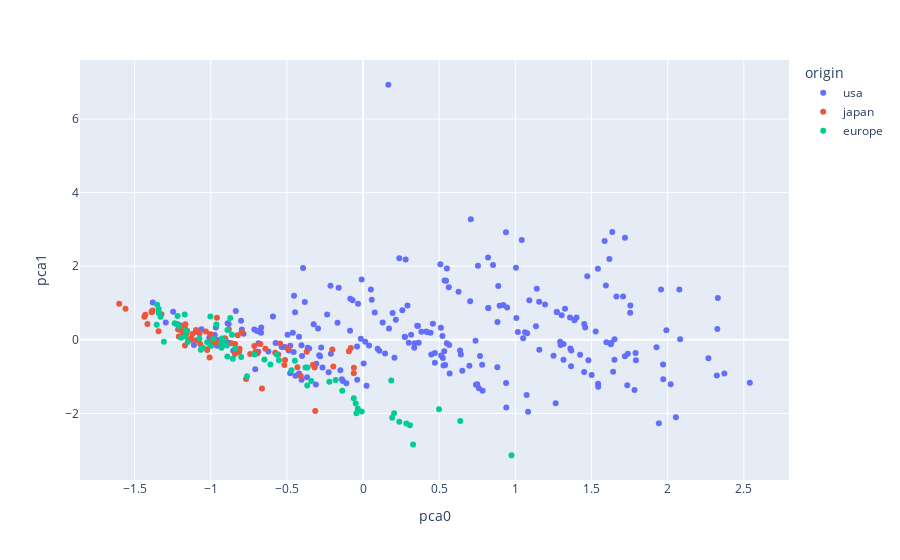

The cell this chart's notebook holds for it:
### Code cell
pca = PCA(whiten = True)
y = pca.fit_transform(df_car_x.values)

df_car['pca0'] = y[:,0]
df_car['pca1'] = y[:,1]

fig = px.scatter(df_car, x = 'pca0', y = 'pca1', hover_data = ['origin', 'name'], color = 'origin')
fig.show()

### Figure 1 — Plotly figure (JSON) as saved in the notebook; plotly's stock layout.template omitted (floating-point values rounded to 4 significant figures; data arrays with more than 128 entries replaced by an {"elided": "..."} marker saying what was removed)
{"data": [{"customdata": {"elided": "245x2 str values"}, "hovertemplate": "origin=%{customdata[0]}<br>pca0=%{x}<br>pca1=%{y}<br>name=%{customdata[1]}<extra></extra>", "legendgroup": "usa", "marker": {"color": "#636efa", "symbol": "circle"}, "mode": "markers", "name": "usa", "orientation": "v", "showlegend": true, "type": "scatter", "x": {"elided": "245 float values"}, "xaxis": "x", "y": {"elided": "245 float values"}, "yaxis": "y"}, {"customdata": {"elided": "79x2 str values"}, "hovertemplate": "origin=%{customdata[0]}<br>pca0=%{x}<br>pca1=%{y}<br>name=%{customdata[1]}<extra></extra>", "legendgroup": "japan", "marker": {"color": "#EF553B", "symbol": "circle"}, "mode": "markers", "name": "japan", "orientation": "v", "showlegend": true, "type": "scatter", "x": [-0.7138, -0.9971, -0.9971, -0.8809, -1.416, -1.601, -0.8229, -0.7682, -0.8136, -0.5573, -1.032, -0.8241, -0.7064, -1.007, -0.2022, -1.209, -1.343, -1.56, -1.148, -0.5771, -0.6926, -0.9501, -0.3282, -0.5123, -1.388, -1.388, -1.162, -0.9687, -0.06013, -1.096, -1.214, -0.841, -1.166, -0.1954, -0.3138, -1.169, -1.069, -1.382, -0.493, -0.7965, -0.5451, -0.6747, -0.9921, -1.179, -1.127, -1.187, -1.128, -0.318, -0.5167, -0.6414, -0.8396, -1.023, -1.023, -1.324, -0.9807, -0.08075, -0.6637, -0.8109, -1.436, -1.43, -1.073, -1.18, -1.092, -1.167, -0.9036, -0.741, -0.431, -0.4088, -0.09302, -0.06097, -1.121, -1.184, -0.9593, -0.9094, -0.8631, -1.19, -1.19, -1.156, -0.3698], "xaxis": "x", "y": [-0.1709, 0.1374, 0.1374, 0.2769, 0.4322, 0.9834, 0.1207, -1.067, -0.3255, -0.4008, 0.2288, -0.3264, -0.3223, -0.4805, -0.266, 0.09216, 0.2342, 0.8416, -0.02169, -0.3488, -0.3681, -0.09189, -0.6765, -0.5489, 0.7586, 0.7587, 0.1381, -0.04209, -0.7568, 0.2669, 0.2774, -0.3845, 0.4238, -0.7275, -1.937, -0.157, -0.1152, 0.7963, -0.2452, 0.2129, -0.1031, -0.1121, -0.01015, 0.1714, 0.004695, 0.2227, 0.0322, -0.7549, -0.6877, -0.2464, -0.1172, -0.2561, -0.279, 0.6932, -0.07638, -0.2214, -1.325, -0.2439, 0.6272, 0.6782, 0.173, 0.142, -0.01519, 0.2841, 0.02941, -0.3828, -0.7454, -0.9851, -0.3108, -0.9088, 0.1566, 0.3307, 0.5994, 0.04383, -0.09571, 0.3378, 0.3398, 0.2435, -0.3224], "yaxis": "y"}, {"customdata": {"elided": "68x2 str values"}, "hovertemplate": "origin=%{customdata[0]}<br>pca0=%{x}<br>pca1=%{y}<br>name=%{customdata[1]}<extra></extra>", "legendgroup": "europe", "marker": {"color": "#00cc96", "symbol": "circle"}, "mode": "markers", "name": "europe", "orientation": "v", "showlegend": true, "type": "scatter", "x": [-1.341, -0.3666, -0.6476, -0.7116, -0.872, -1.003, -1.065, -1.074, -1.342, -0.8547, -0.06114, -0.5524, -0.009084, -0.9296, -1.208, -0.8402, -1.308, -0.9626, -0.4702, -0.1366, -0.378, -0.8939, -1.194, -0.8003, -1.024, -0.8605, -1.151, -0.8909, -1.223, -0.34, -0.03457, -0.04789, -0.365, -0.6084, -0.8904, -0.9132, -1.223, -1.352, 0.1913, 0.3286, 0.9745, -1.355, -1.218, -0.9279, -0.4476, -1.168, -0.1797, 0.1852, -0.2211, 0.4988, -1.161, -1.237, 0.638, 0.2377, -0.9988, -0.9814, -0.9303, -1.052, -0.7622, -0.04364, 0.3078, -1.33, -0.5646, -0.9271, 0.2845, 0.2036, -1.171, -0.9989], "xaxis": "x", "y": [0.727, -1.24, -0.5348, -0.4017, 0.5917, 0.6364, -0.2701, 0.02717, 0.8383, -0.5148, -1.586, -0.5556, -1.951, -0.2186, 0.3693, -0.2428, -0.05497, 0.4132, -0.827, -1.385, -0.7552, -0.1558, 0.05714, -0.467, -0.06367, 0.1402, -0.0605, -0.453, 0.4284, -1.122, -1.873, -1.732, -0.7511, -0.6738, 0.2648, -0.02809, 0.4282, 0.9556, -2.12, -2.848, -3.138, 0.4096, 0.6501, -0.1269, -0.5666, 0.09756, -1.094, -1.106, -1.137, -1.885, 0.2451, 0.4477, -2.209, -2.226, -0.1589, 0.01954, -0.1239, -0.2138, -0.9919, -1.996, -2.32, 0.627, -0.4084, 0.03575, -2.277, -1.993, 0.6858, -0.1552], "yaxis": "y"}], "layout": {"autosize": true, "legend": {"title": {"text": "origin"}, "tracegroupgap": 0}, "margin": {"t": 60}, "xaxis": {"anchor": "y", "autorange": true, "domain": [0, 1], "range": [-1.868, 2.806], "title": {"text": "pca0"}, "type": "linear"}, "yaxis": {"anchor": "x", "autorange": true, "domain": [0, 1], "range": [-3.918, 7.713], "title": {"text": "pca1"}, "type": "linear"}}}
